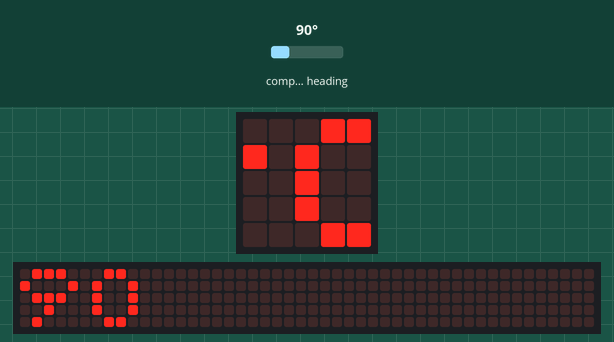
Simulated run of this program. Board: BBC micro:bit running MicroPython. Shown: the board's 5×5 LED display, a strip that is not on the board, showing the scrolling text unrolled. The test bench sets the inputs (shaded band); at power-on: compass heading 90°. The 48×5 strip is a reading aid, not a part: it shows the text the display is scrolling, unrolled, one strip-width of it at a time; the compass is already calibrated.

Above: at 1.37 s.
1.4 s: compass heading set to 7°
At 2.92 s:
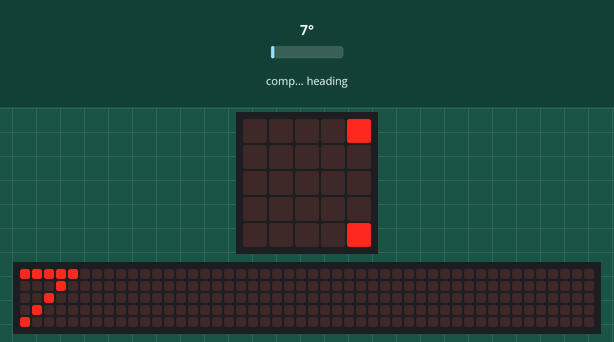
8.6 s: compass heading set to 180°
At 8.92 s:
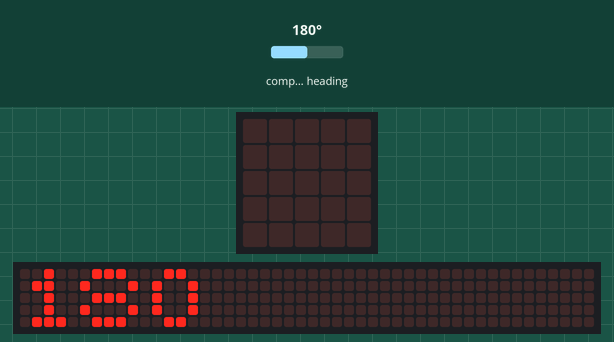
12.2 s: compass heading set to 269°
At 12.42 s:
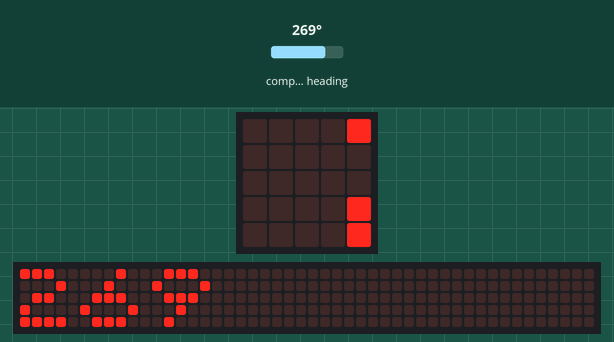

The program:

main.py
```python
from microbit import *

compass.calibrate()

while True:
    display.scroll(compass.heading())
    sleep(500)
```
